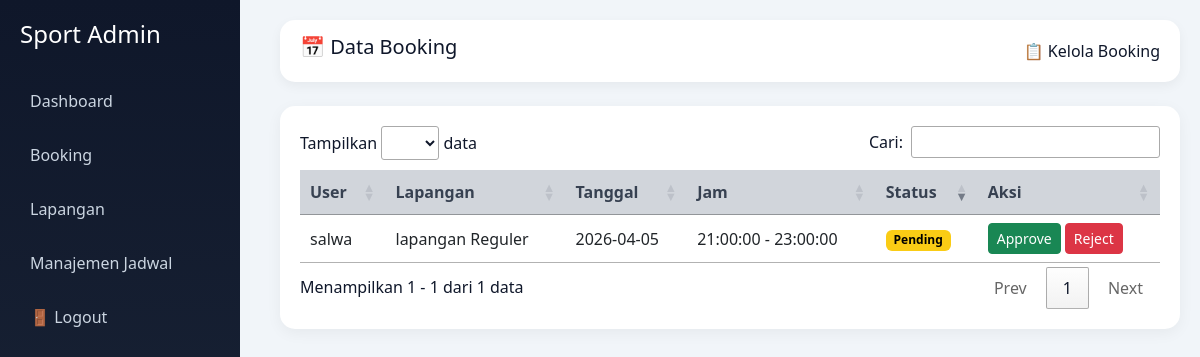
/admin/index.php?menu=booking (signed in), run on the app's committed database.
### tables this page shows
CREATE TABLE `booking` (
  `id` int(11) NOT NULL,
  `user_id` int(11) DEFAULT NULL,
  `lapangan_id` int(11) DEFAULT NULL,
  `tanggal` date DEFAULT NULL,
  `jam_mulai` time DEFAULT NULL,
  `jam_selesai` time DEFAULT NULL,
  `durasi` int(11) DEFAULT NULL,
  `total_harga` int(11) DEFAULT NULL,
  `status` enum('pending','approved','rejected','cancelled') DEFAULT 'pending',
  `keterangan` text DEFAULT NULL,
  `created_at` timestamp NOT NULL DEFAULT current_timestamp()
);

CREATE TABLE `users` (
  `id` int(11) NOT NULL,
  `nama` varchar(100) NOT NULL,
  `username` varchar(100) DEFAULT NULL,
  `password` text NOT NULL,
  `role` enum('admin','user') DEFAULT 'user',
  `created_at` timestamp NOT NULL DEFAULT current_timestamp()
);

CREATE TABLE `lapangan` (
  `id` int(11) NOT NULL,
  `nama_lapangan` varchar(100) DEFAULT NULL,
  `deskripsi` text DEFAULT NULL,
  `harga_per_jam` int(11) DEFAULT NULL,
  `gambar` varchar(255) DEFAULT NULL,
  `created_at` timestamp NOT NULL DEFAULT current_timestamp()
);

### admin/booking.php (the view, shortened to what this page needs)
<?php
include 'koneksi.php';
$query = mysqli_query($conn, "
    SELECT booking.*, users.nama, lapangan.nama_lapangan
    FROM booking
    JOIN users ON booking.user_id = users.id
    JOIN lapangan ON booking.lapangan_id = lapangan.id
    ORDER BY booking.created_at DESC
");
?>
<div class="content fade-in">
    <div class="topbar mb-4">
        <h5>📅 Data Booking</h5>
        <span>📋 Kelola Booking</span>
    </div>
    <div class="table-wrapper">
        <table id="tableAdmin" class="table align-middle">
            <thead>
                <tr>
                    <th>User</th>
                    <th>Lapangan</th>
                    <th>Tanggal</th>
                    <th>Jam</th>
                    <th>Status</th>
                    <th>Aksi</th>
                </tr>
            </thead>
            <tbody>
                <?php while ($row = mysqli_fetch_assoc($query)): ?>
                    <?php if ($row['status'] == 'pending'): ?>
                        <tr>
                            <td><?= $row['nama'] ?></td>
                            <td><?= $row['nama_lapangan'] ?></td>
                            <td><?= $row['tanggal'] ?></td>
                            <td><?= $row['jam_mulai'] ?> - <?= $row['jam_selesai'] ?></td>
                            <td>
                                <?php if ($row['status'] == 'approved'): ?>
                                    <span class="badge badge-approved">Approved</span>
                                <?php elseif ($row['status'] == 'pending'): ?>
                                    <span class="badge badge-pending">Pending</span>
                                <?php else: ?>
                                    <span class="badge badge-rejected">Rejected</span>
                                <?php endif; ?>
                            </td>
                            <td>
                                <button class="btn btn-success btn-sm"
                                    data-bs-toggle="modal"
                                    data-bs-target="#approveModal<?= $row['id'] ?>">
                                    Approve
                                </button>
                                <button class="btn btn-danger btn-sm"
                                    data-bs-toggle="modal"
                                    data-bs-target="#rejectModal<?= $row['id'] ?>">
                                    Reject
                                </button>
                            </td>
                        </tr>
                    <?php else: ?>
                    <?php endif; ?>
                <?php endwhile; ?>
            </tbody>
        </table>
    </div>
</div>

### admin/dashboard.php (style rules this page uses)
body { margin: 0; font-family: 'Segoe UI', sans-serif; background: #f1f5f9; color: #0f172a; }
.content { margin-left: 260px; padding: 20px; }
.topbar { background: #ffffff; padding: 15px 20px; border-radius: 15px; display: flex; justify-content: space-between; align-items: center; box-shadow: 0 4px 12px rgba(0, 0, 0, 0.05); }
.table-wrapper { background: #ffffff; border-radius: 15px; padding: 20px; box-shadow: 0 4px 15px rgba(0, 0, 0, 0.05); }
.table thead { background: #d1d5db; }
.table thead th { background: #d1d5db; }
.table th { color: #374151; padding: 14px; border: none; }
.table td { padding: 14px; border: none; }
.badge-pending { background: #facc15; color: #000; }
.fade-in { animation: fadeIn 0.4s ease-in-out; }

### data on the page
booking: user.nama "salwa", lapangan.nama_lapangan "lapangan Reguler", tanggal "2026-04-05", jam_mulai "21:00:00", jam_selesai "23:00:00", status "Pending"
